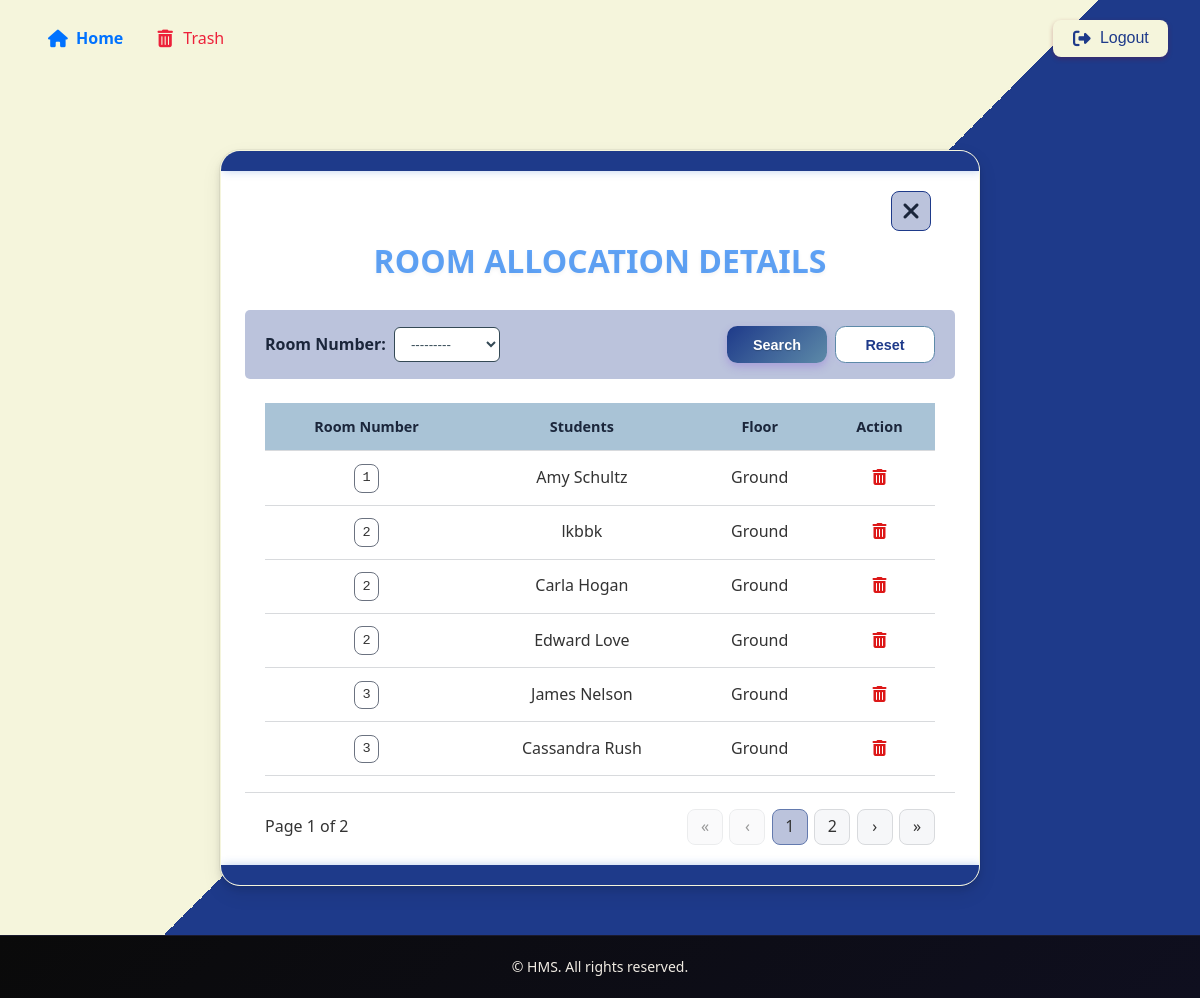
Screenshot of /allotements/ (signed in) with the database file from the repository.
### hostel/models.py (models this page shows, shortened)
class Room(models.Model):
    room_number = models.SmallIntegerField(unique=True)
    floor_choices = [('Ground','Ground'),('First','First')]
    floor = models.CharField(max_length=50, choices=floor_choices)
    capacity = models.PositiveIntegerField(default=3)
    def __str__(self):
        return str(self.room_number)

class Allotment(models.Model):
    room_number = models.ForeignKey(Room,on_delete=models.CASCADE)
    name = models.OneToOneField(Student,on_delete=models.CASCADE)

class Student(models.Model):
    admn_no = models.PositiveIntegerField(unique=True)
    name = models.CharField(max_length=50)
    pgm = models.ForeignKey(Programme, on_delete=models.CASCADE)
    dob = models.DateField()
    email = models.EmailField()
    photo = models.ImageField(upload_to="images/", blank=True, null=True)
    contact_regex = RegexValidator(regex=r'^\d{10}$',message="Contact number must be a 10-digit number.")
    contact = models.CharField(validators=[contact_regex], max_length=10)  # Using CharField for contact with max length 10
    date_joined = models.DateField(auto_now_add=True)
    CATEGORY_CHOICES = [
        ('GENERAL', 'GENERAL'),
        ('OBC', 'OBC'),
        ('OEC', 'OEC'),
        ('SC', 'SC'),
        ('ST', 'ST'),
    ]
    category = models.CharField(max_length=20, choices=CATEGORY_CHOICES, default='GENERAL')
    EGRANTZ_CHOICES = [
        (True, 'Yes'),
        (False, 'No'),
    ]
    E_Grantz = models.BooleanField(choices=EGRANTZ_CHOICES)
    def __str__(self):
        return self.name

### hostel/views.py (the view)
# urls.py: path('allotements/',views.view_allotement,name='view_allotement'),
@group_required('warden', login_url='access_denied')
def view_allotement(request):
    try:
        filter = roomFilter(request.GET, queryset=Allotment.objects.select_related('room_number', 'name').order_by('room_number'))
        alloted_list = filter.qs
        paginator = Paginator(alloted_list, 6)
        page_number = request.GET.get('page')
        page_obj = paginator.get_page(page_number)
        query_params = request.GET.copy()
        if 'page' in query_params:
            query_params.pop('page')
        return render(request, 'hostel/allotements.html', {'alloted': page_obj, 'filter': filter, 'query_params': query_params})
    except Exception:
        return render(request,'hostel/error.html')

### hostel/context_processors.py (called while the page is built)
def group_processor(request):
    if request.user.is_authenticated:
        is_warden_group = request.user.groups.filter(name='warden').exists()
        is_secretary_group = request.user.groups.filter(name='secretary').exists()  # Adjust as needed
    else:
        is_warden_group = False
        is_secretary_group = False
    return {
        'is_warden_group': is_warden_group,
        'is_secretary_group': is_secretary_group,
    }

### hostel/templates/hostel/allotements.html (shortened to what this page needs)
{% extends 'hostel/base.html' %}
{% load static %}
{% block style %}
<link rel="stylesheet" href="{% static 'styles/allotements.css' %}">
{% endblock %}
{% block content %}
<section class="main">
    <div class="wrap">
        <div class="card">
            <div class="card-header">
                <div class="title-wrap">
                    <div class="header-links">
                        <a href="{% url 'room_dashboard' %}" class="icon-close" title="Back to Rooms">
                            <i class="fas fa-times"></i>
                        </a>
                    </div>
                    <h1 class="card-title">Room Allocation Details</h1>
                </div>
            </div>
            <form method="get" class="filter-form">
                <div class="filter-controls">
                    <div class="filter-group">
                        <label for="id_room_number">Room Number:</label>
                        {{filter.form.room_number}}
                    </div>
                    <div class="filter-actions">
                        <button type="submit" class="btn btn-primary">Search</button>
                        <button type="reset" class="btn btn-secondary" onclick="resetFilters()">Reset</button>
                    </div>
                </div>
            </form>
            <div class="table-wrap">
                <table aria-describedby="page-title">
                    <thead>
                        <tr>
                            <th scope="col">Room Number</th>
                            <th scope="col">Students</th>
                            <th scope="col">Floor</th>
                            <th scope="col">Action</th>
                        </tr>
                    </thead>
                    <tbody>
                        {% for a in alloted %}
                        <tr>
                            <td data-label="Room"><span class="badge">{{ a.room_number }}</span></td>
                            <td data-label="Students">{{ a.name }}</td>
                            <td data-label="Floor">{{ a.room_number.floor }}</td>
                            <td data-label="Action" class="action-cell">
                                <a href="{% url 'delete_allocation' a.name %}" class="delete-link" onclick="return confirmDelete();">
                                    <i class="fas fa-trash-alt"></i>
                                </a>
                            </td>
                        </tr>
                        {% endfor %}
                    </tbody>
                </table>
            </div>
            <nav class="pagination" role="navigation" aria-label="Pagination">
                <div class="muted-small">
                    <span>Page {{ alloted.number }} of {{ alloted.paginator.num_pages }}</span>
                </div>
                <div class="pager">
                    {% if alloted.has_previous %}
                        <a href="?page=1&{{ query_params.urlencode }}" class="page-btn" aria-label="First page">«</a>
                        <a href="?page={{ alloted.previous_page_number }}&{{ query_params.urlencode }}" class="page-btn" aria-label="Previous page">‹</a>
                    {% else %}
                        <span class="page-btn" disabled>«</span>
                        <span class="page-btn" disabled>‹</span>
                    {% endif %}
                    {% for num in alloted.paginator.page_range %}
                        {% if alloted.number == num %}
                            <span class="page-btn current" aria-current="page">{{ num }}</span>
                        {% else %}
                            <a href="?page={{ num }}&{{ query_params.urlencode }}" class="page-btn" aria-label="Page {{ num }}">{{ num }}</a>
                        {% endif %}
                    {% endfor %}
                    {% if alloted.has_next %}
                        <a href="?page={{ alloted.next_page_number }}&{{ query_params.urlencode }}" class="page-btn" aria-label="Next page">›</a>
                        <a href="?page={{ alloted.paginator.num_pages }}&{{ query_params.urlencode }}" class="page-btn" aria-label="Last page">»</a>
                    {% else %}
                        <span class="page-btn" disabled>›</span>
                        <span class="page-btn" disabled>»</span>
                    {% endif %}
                </div>
            </nav>
        </div>
    </div>
</section>
{% endblock %}

### hostel/static/styles/base.css (style rules this page uses)
* { margin: 0; padding: 0; box-sizing: border-box; }
html, body { height: 100%; }
body { font-family: "Segoe UI", Tahoma, Geneva, Verdana, sans-serif; line-height: 1.6; color: #333; background-color: white; display: flex; flex-direction: column; padding-top: 70px; }

### rows the page displays
Room: room_number "---------"
Allotment: room_number "1", name "Amy Schultz", room_number.floor "Ground"
Allotment: room_number "2", name "lkbbk", room_number.floor "Ground"
Allotment: room_number "2", name "Carla Hogan", room_number.floor "Ground"
Allotment: room_number "2", name "Edward Love", room_number.floor "Ground"
Allotment: room_number "3", name "James Nelson", room_number.floor "Ground"
Allotment: room_number "3", name "Cassandra Rush", room_number.floor "Ground"

### other values shown
{{ alloted.number }} "1"
{{ alloted.paginator.num_pages }} "2"
{{ num }} "1"
{{ num }} "2"
